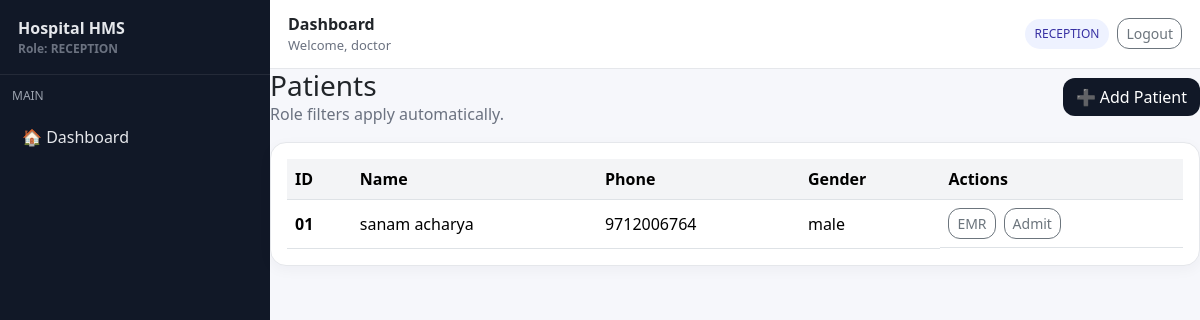
/patients/ (signed in), run on an earlier commit of the app's database.
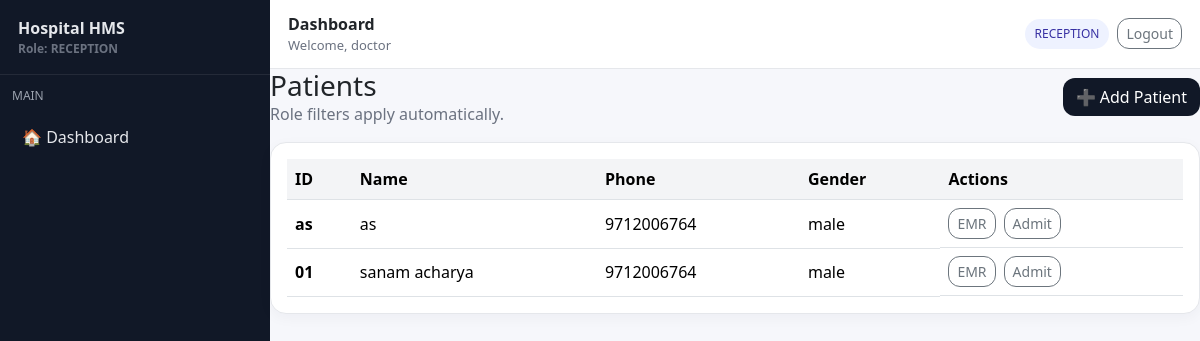
And on a later commit of the database.
### apps/accounts/models.py (models this page shows)
class User(AbstractUser):
    class Role(models.TextChoices):
        ADMIN = "ADMIN", "Admin"
        RECEPTION = "RECEPTION", "Reception"
        NURSE = "NURSE", "Nurse"
        DOCTOR = "DOCTOR", "Doctor"
        HR = "HR", "HR"
    role = models.CharField(max_length=20, choices=Role.choices, default=Role.RECEPTION)

### apps/patients/models.py (models this page shows, shortened)
class Patient(models.Model):
    patient_id = models.CharField(max_length=20, unique=True)
    full_name = models.CharField(max_length=150)
    dob = models.DateField(null=True, blank=True)
    phone = models.CharField(max_length=15, blank=True)
    address = models.CharField(max_length=200, blank=True)
    gender = models.CharField(max_length=20, blank=True)
    created_at = models.DateTimeField(auto_now_add=True)

### apps/patients/views.py (the view, shortened to what this page needs)
# urls.py: path("", views.patient_list, name="patient_list"),
@login_required
def patient_list(request):
    if request.user.is_superuser or request.user.role in [
        User.Role.ADMIN,
        User.Role.RECEPTION,
    ]:
        patients = Patient.objects.order_by("-created_at")
        return render(request, "patients/list.html", {"patients": patients})

### templates/patients/list.html
{% extends "base.html" %}
{% block content %}
<div class="d-flex justify-content-between align-items-center mb-3">
  <div>
    <h3 class="mb-0">Patients</h3>
    <div class="muted">Role filters apply automatically.</div>
  </div>
  {% if user.role == "ADMIN" or user.role == "RECEPTION" or user.is_superuser %}
    <a class="btn btn-soft" href="{% url 'patient_add' %}">➕ Add Patient</a>
  {% endif %}
</div>
<div class="card card-soft p-3">
  <div class="table-responsive">
    <table class="table align-middle mb-0">
      <thead>
        <tr>
          <th>ID</th><th>Name</th><th>Phone</th><th>Gender</th><th>Actions</th>
        </tr>
      </thead>
      <tbody>
        {% for p in patients %}
          <tr>
            <td class="fw-bold">{{ p.patient_id }}</td>
            <td>{{ p.full_name }}</td>
            <td>{{ p.phone }}</td>
            <td>{{ p.gender }}</td>
            <td class="d-flex gap-2">
              <a class="btn btn-sm btn-outline-secondary btn-outline-soft" href="{% url 'emr_patient_overview' p.id %}">EMR</a>
              {% if user.role == "ADMIN" or user.role == "RECEPTION" or user.is_superuser %}
                <a class="btn btn-sm btn-outline-secondary btn-outline-soft" href="{% url 'admit_patient_for_patient' p.id %}">Admit</a>
              {% endif %}
            </td>
          </tr>
        {% empty %}
          <tr><td colspan="5" class="muted">No patients found.</td></tr>
        {% endfor %}
      </tbody>
    </table>
  </div>
</div>
{% endblock %}

### templates/base.html (shortened to what this page needs)
{% load static %}
<!doctype html>
<html lang="en">
  <head>
    <link
      href="https://cdn.jsdelivr.net/npm/bootstrap@5.3.3/dist/css/bootstrap.min.css"
      rel="stylesheet"
    />
  </head>
  <body>
    {% if user.is_authenticated %}
    <div class="layout">
      <aside class="sidebar">
        <div class="brand">
          Hospital HMS
          <div class="muted" style="font-size: 12px">Role: {{ user.role }}</div>
        </div>
        {% include "partials/_sidebar.html" %}
      </aside>
      <main class="content">
        {% include "partials/_topbar.html" %}
          {% include "partials/_messages.html" %} {% block content %}{% endblock %}
      </main>
    </div>
    {% else %}
    {% block public_content %}
    {% endblock %}
    {% endif %}
  </body>
</html>

### templates/partials/_sidebar.html (shortened to what this page needs)
<div class="nav-section">Main</div>
<nav class="nav flex-column pb-2">
  <a
    class="nav-link {% if request.path == '/dashboard/' %}active{% endif%}"
    href="{% url 'dashboard' %}"
    >🏠 Dashboard</a
  >
</nav>

### templates/partials/_topbar.html (shortened to what this page needs)
<div class="topbar">
  <div class="d-flex align-items-center justify-content-between">
    <div>
      <div class="fw-bold">Dashboard</div>
      <div class="muted" style="font-size:13px;">Welcome, {{ user.username }}</div>
    </div>
    <div class="d-flex align-items-center gap-2">
      <span class="pill">{{ user.role }}</span>
      <form action="{% url 'logout' %}" method="post" style="margin:0;">
        <button type="submit" class="btn btn-outline-secondary btn-sm btn-outline-soft">
          Logout
        </button>
      </form>
    </div>
  </div>
</div>

### templates/base.html (style rules this page uses)
body { background: #f6f7fb; }
.layout { min-height: 100vh; display: flex; }
.sidebar { width: 270px; background: #111827; color: #e5e7eb; height: 100vh; position: sticky; top: 0; overflow: auto; }
.brand { padding: 16px 18px; border-bottom: 1px solid rgba(255, 255, 255, 0.08); font-weight: 800; }
.nav-section { padding: 12px 12px 6px; font-size: 12px; color: #9ca3af; text-transform: uppercase; }
.sidebar .nav-link { color: #e5e7eb; border-radius: 12px; padding: 10px 12px; margin: 4px 10px; }
.content { flex: 1; display: flex; flex-direction: column; }
.topbar { background: #fff; border-bottom: 1px solid #e5e7eb; padding: 12px 18px; position: sticky; top: 0; z-index: 10; }
.card-soft { border: 1px solid #e5e7eb; border-radius: 16px; box-shadow: 0 4px 14px rgba(17, 24, 39, 0.04); }
.btn-soft { background: #111827; color: #fff; border-radius: 12px; }
.btn-outline-soft { border-radius: 12px; }
.muted { color: #6b7280; }
.pill { font-size: 12px; padding: 6px 10px; border-radius: 999px; background: #eef2ff; color: #3730a3; }
.table thead th { background: #f3f4f6; }

What changed in the data, as far as the page shows it:
added Patient: patient_id "as", full_name "as", phone "9712006764", gender "male"
